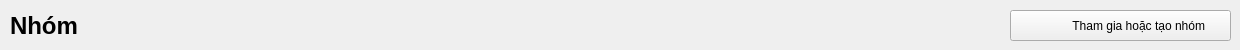
                         <widget class="QWidget" name="widget_2" native="true">
                          <property name="enabled">
                           <bool>true</bool>
                          </property>
                          <property name="maximumSize">
                           <size>
                            <width>1280</width>
                            <height>50</height>
                           </size>
                          </property>
                          <property name="layoutDirection">
                           <enum>Qt::RightToLeft</enum>
                          </property>
                          <widget class="QLabel" name="label">
                           <property name="geometry">
                            <rect>
                             <x>10</x>
                             <y>10</y>
                             <width>81</width>
                             <height>31</height>
                            </rect>
                           </property>
                           <property name="styleSheet">
                            <string notr="true">font-weight: 700;
                                                          font-size: 24px;</string>
                           </property>
                           <property name="text">
                            <string>Nhóm</string>
                           </property>
                          </widget>
                          <widget class="QPushButton" name="pushButton_3">
                           <property name="geometry">
                            <rect>
                             <x>1010</x>
                             <y>10</y>
                             <width>221</width>
                             <height>31</height>
                            </rect>
                           </property>
                           <property name="layoutDirection">
                            <enum>Qt::LeftToRight</enum>
                           </property>
                           <property name="styleSheet">
                            <string notr="true">padding-left: 20px;
                                                          background-image:
                                                          url(:/icons/images/icons/cil-user-follow.png);
                                                          background-origin: content;
                                                          background-repeat: no-repeat;
                                                          background-position: left center;</string>
                           </property>
                           <property name="text">
                            <string>     Tham gia hoặc tạo nhóm</string>
                           </property>
                           <property name="autoDefault">
                            <bool>false</bool>
                           </property>
                           <property name="default">
                            <bool>false</bool>
                           </property>
                          </widget>
                          <widget class="QPushButton" name="pushButton_4">
                           <property name="geometry">
                            <rect>
                             <x>970</x>
                             <y>10</y>
                             <width>31</width>
                             <height>31</height>
                            </rect>
                           </property>
                           <property name="styleSheet">
                            <string notr="true">border: none;
                                                          background-image:
                                                          url(:/icons/images/icons/cil-settings.png);
                                                          background-repeat: none;
                                                          background-position: center;</string>
                           </property>
                           <property name="text">
                            <string/>
                           </property>
                          </widget>
                         </widget>
